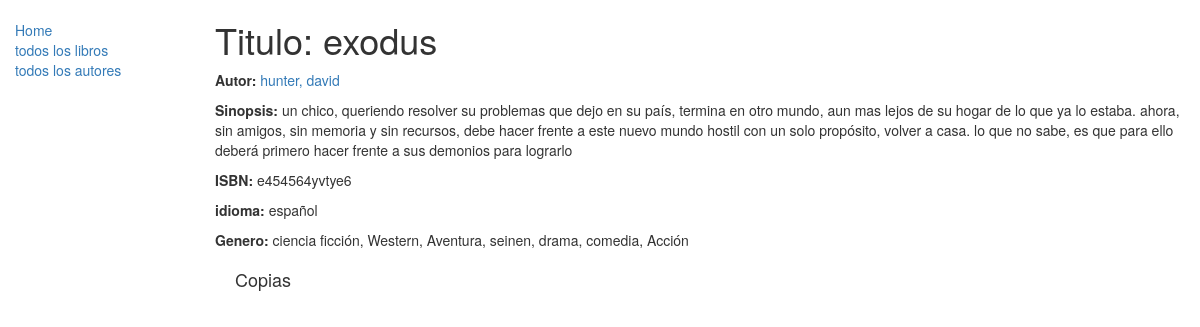
Screenshot of /catalogo/libro/3 with the database file from the repository.
### catalogo/models.py (models this page shows, shortened)
class libro(models.Model):
    titulo = models.CharField(max_length = 200)
    idioma = models.ForeignKey('idiomas', on_delete=models.SET_NULL,null=True)
    autor = models.ForeignKey('Autor', on_delete=models.SET_NULL, null=True)
    sinopsis = models.TextField(max_length=1000, help_text='ingrese una breve sinopsis')
    isbn = models.CharField('ISBN', max_length=13, help_text='13 Caracteres <a href="https://www.isbn-international.org/content/what-isbn">ISBN number</a>')
    genero= models.ManyToManyField(genero, help_text= "seleccione un genero para este libro")
    def display_genero(self):
      """
      Creates a string for the Genre. This is required to display genre in Admin.
      """
      return ', '.join([ genero.nombre for genero in self.genero.all() ])
    display_genero.short_description = 'Generos del libro'

class Autor(models.Model):
    nombre = models.CharField(max_length=100)
    apellido = models.CharField(max_length=100)
    agno_nacimiento = models.DateField('año nacimiento', null=True, blank=True)
    fallecimiento = models.DateField('fallecimiento', null=True, blank=True)
    class Meta:
      verbose_name_plural = 'autor'
    def __str__(self):
      return '%s, %s' % (self.apellido, self.nombre)

class idiomas(models.Model):
  idioma = models.CharField(max_length=200)
  def __str__(self):
    return self.idioma
  class Meta:
    verbose_name_plural = 'idiomas'

class genero(models.Model):
    nombre = models.CharField(max_length = 200, help_text="inserte un genero")
    def __str__(self):
       return self.nombre

### catalogo/views.py (the view)
# urls.py: re_path(r'^libro/(?P<pk>\d+)$', views.BookDetailView.as_view(), name = 'libro-detalles'),
class BookDetailView(generic.DetailView):
    model = libro

### catalogo/templates/catalogo/libro_detail.html (shortened to what this page needs)
{% extends "base.html" %}
{% block content %}
  <h1>Titulo: {{ libro.titulo }}</h1>
  <p><strong>Autor:</strong> <a href="{% url 'detalle_autor' libro.autor.pk %}">{{ libro.autor }}</a></p>
  <p><strong>Sinopsis:</strong> {{ libro.sinopsis }}</p>
  <p><strong>ISBN:</strong> {{ libro.isbn }}</p>
  <p><strong>idioma:</strong> {{ libro.idioma }}</p>
  <p><strong>Genero:</strong> {% for genero in libro.genero.all %} {{ genero }}{% if not forloop.last %}, {% endif %}{% endfor %}</p>
  <div style="margin-left:20px;margin-top:20px">
    <h4>Copias</h4>
  </div>
{% endblock %}

### rows the page displays
libro: titulo "exodus", autor "hunter, david", sinopsis "un chico, queriendo resolver su problemas que dejo en su país, termina en otro mundo, aun mas lejos de su hogar de lo que ya lo estaba. ahora, sin amigos, sin memoria y sin recursos, debe hacer frente a este nuevo mundo hostil con un solo propósito, volver a casa. lo que no sabe, es que para ello deberá primero hacer frente a sus demonios para lograrlo", isbn "e454564yvtye6", idioma "español"
genero: nombre "ciencia ficción"
genero: nombre "Western"
genero: nombre "Aventura"
genero: nombre "seinen"
genero: nombre "drama"
genero: nombre "comedia"
genero: nombre "Acción"
